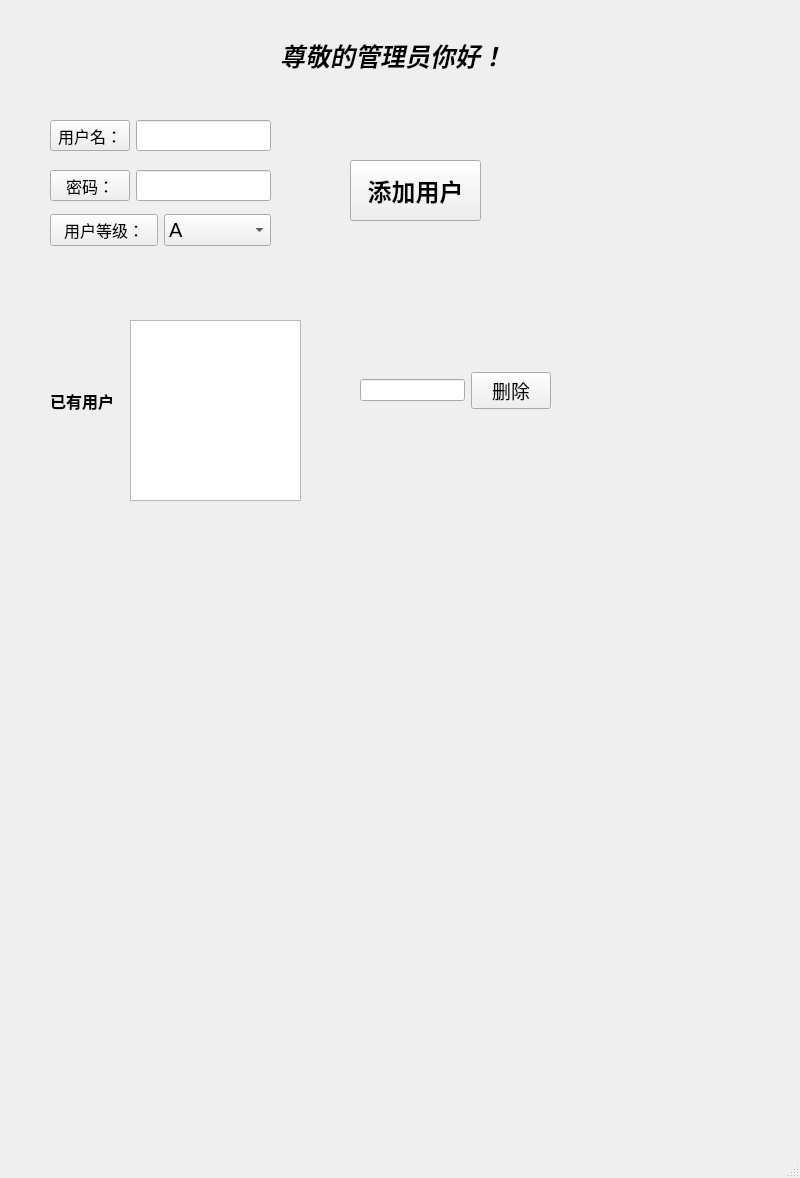
<?xml version="1.0" encoding="UTF-8"?>
<ui version="4.0">
 <class>MainWindow</class>
 <widget class="QMainWindow" name="MainWindow">
  <property name="geometry">
   <rect>
    <x>0</x>
    <y>0</y>
    <width>800</width>
    <height>1178</height>
   </rect>
  </property>
  <property name="windowTitle">
   <string>MainWindow</string>
  </property>
  <widget class="QWidget" name="centralwidget">
   <widget class="QWidget" name="horizontalLayoutWidget">
    <property name="geometry">
     <rect>
      <x>50</x>
      <y>120</y>
      <width>221</width>
      <height>31</height>
     </rect>
    </property>
    <layout class="QHBoxLayout" name="horizontalLayout">
     <item>
      <widget class="QPushButton" name="pushButton_3">
       <property name="font">
        <font>
         <family>Adobe 黑体 Std R</family>
         <pointsize>12</pointsize>
        </font>
       </property>
       <property name="text">
        <string>用户名：</string>
       </property>
      </widget>
     </item>
     <item>
      <widget class="QLineEdit" name="lineEdit_4">
       <property name="enabled">
        <bool>true</bool>
       </property>
       <property name="font">
        <font>
         <pointsize>14</pointsize>
        </font>
       </property>
      </widget>
     </item>
    </layout>
   </widget>
   <widget class="QWidget" name="horizontalLayoutWidget_2">
    <property name="geometry">
     <rect>
      <x>50</x>
      <y>210</y>
      <width>221</width>
      <height>41</height>
     </rect>
    </property>
    <layout class="QHBoxLayout" name="horizontalLayout_2">
     <item>
      <widget class="QPushButton" name="pushButton_5">
       <property name="font">
        <font>
         <family>Adobe 黑体 Std R</family>
         <pointsize>12</pointsize>
        </font>
       </property>
       <property name="text">
        <string>用户等级：</string>
       </property>
       <property name="checkable">
        <bool>false</bool>
       </property>
      </widget>
     </item>
     <item>
      <widget class="QComboBox" name="comboBox">
       <property name="font">
        <font>
         <pointsize>15</pointsize>
        </font>
       </property>
       <property name="cursor">
        <cursorShape>OpenHandCursor</cursorShape>
       </property>
       <item>
        <property name="text">
         <string>A</string>
        </property>
       </item>
       <item>
        <property name="text">
         <string>B</string>
        </property>
       </item>
       <item>
        <property name="text">
         <string>C</string>
        </property>
       </item>
       <item>
        <property name="text">
         <string>D</string>
        </property>
       </item>
      </widget>
     </item>
    </layout>
   </widget>
   <widget class="QWidget" name="horizontalLayoutWidget_3">
    <property name="geometry">
     <rect>
      <x>50</x>
      <y>170</y>
      <width>221</width>
      <height>31</height>
     </rect>
    </property>
    <layout class="QHBoxLayout" name="horizontalLayout_3">
     <item>
      <widget class="QPushButton" name="pushButton_4">
       <property name="font">
        <font>
         <family>Adobe 黑体 Std R</family>
         <pointsize>12</pointsize>
        </font>
       </property>
       <property name="text">
        <string>密码：</string>
       </property>
      </widget>
     </item>
     <item>
      <widget class="QLineEdit" name="lineEdit_6">
       <property name="font">
        <font>
         <pointsize>15</pointsize>
        </font>
       </property>
      </widget>
     </item>
    </layout>
   </widget>
   <widget class="QPushButton" name="pushButton">
    <property name="geometry">
     <rect>
      <x>350</x>
      <y>160</y>
      <width>131</width>
      <height>61</height>
     </rect>
    </property>
    <property name="font">
     <font>
      <pointsize>18</pointsize>
      <weight>75</weight>
      <bold>true</bold>
     </font>
    </property>
    <property name="text">
     <string>添加用户</string>
    </property>
   </widget>
   <widget class="QLabel" name="label">
    <property name="geometry">
     <rect>
      <x>50</x>
      <y>390</y>
      <width>71</width>
      <height>21</height>
     </rect>
    </property>
    <property name="font">
     <font>
      <pointsize>12</pointsize>
      <weight>75</weight>
      <bold>true</bold>
     </font>
    </property>
    <property name="text">
     <string>已有用户</string>
    </property>
   </widget>
   <widget class="QLabel" name="label_2">
    <property name="geometry">
     <rect>
      <x>280</x>
      <y>10</y>
      <width>261</width>
      <height>91</height>
     </rect>
    </property>
    <property name="font">
     <font>
      <pointsize>19</pointsize>
      <weight>75</weight>
      <italic>true</italic>
      <bold>true</bold>
      <underline>false</underline>
     </font>
    </property>
    <property name="text">
     <string>尊敬的管理员你好！</string>
    </property>
   </widget>
   <widget class="QTextEdit" name="textEdit">
    <property name="geometry">
     <rect>
      <x>130</x>
      <y>320</y>
      <width>171</width>
      <height>181</height>
     </rect>
    </property>
   </widget>
   <widget class="QWidget" name="horizontalLayoutWidget_4">
    <property name="geometry">
     <rect>
      <x>360</x>
      <y>370</y>
      <width>191</width>
      <height>41</height>
     </rect>
    </property>
    <layout class="QHBoxLayout" name="horizontalLayout_4">
     <item>
      <widget class="QLineEdit" name="lineEdit"/>
     </item>
     <item>
      <widget class="QPushButton" name="pushButton_2">
       <property name="font">
        <font>
         <pointsize>14</pointsize>
        </font>
       </property>
       <property name="text">
        <string>删除</string>
       </property>
      </widget>
     </item>
    </layout>
   </widget>
  </widget>
  <widget class="QMenuBar" name="menubar">
   <property name="geometry">
    <rect>
     <x>0</x>
     <y>0</y>
     <width>800</width>
     <height>23</height>
    </rect>
   </property>
  </widget>
  <widget class="QStatusBar" name="statusbar"/>
 </widget>
 <resources/>
 <connections/>
</ui>
